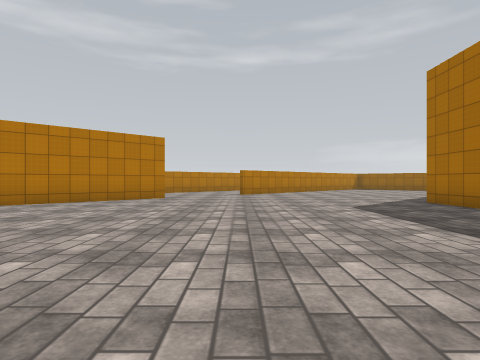
[1] (above)

24 first-person views from a walk through a scene from a Unity 3-D project. The camera is 1.2 m above the floor, looks level and sees 75° across. The floor is counted in squares, 2 m on a side. Each view is taken from the middle of a square. On the plan, view 1 faces up. The plan holds only what a view shows up to about 9 squares ahead; the rest is blank. The place goes on beyond the plan. The player character is not drawn. Some surface patterns are stand-ins.

[2]
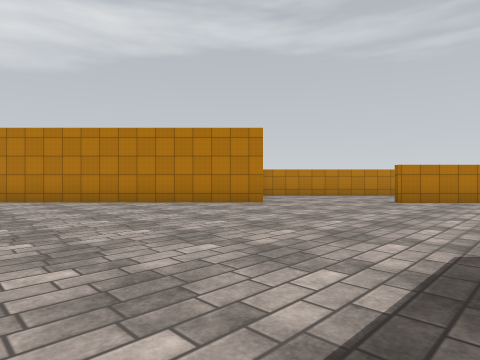

[3]
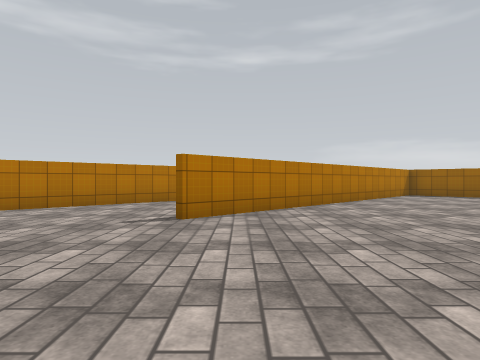

[4]
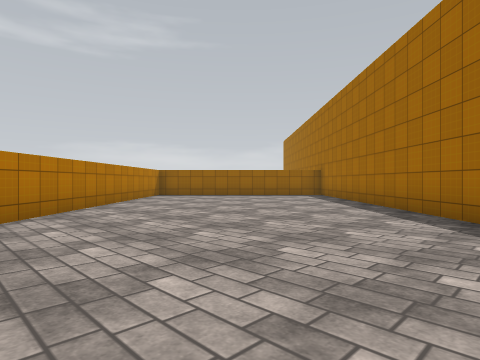

[5]
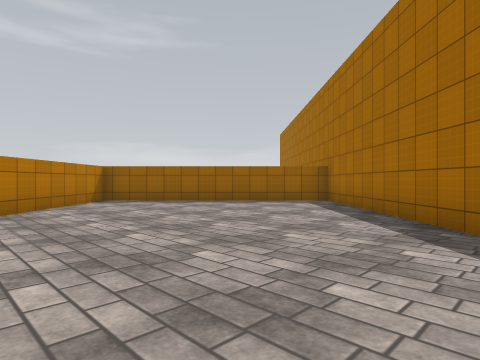

[6]
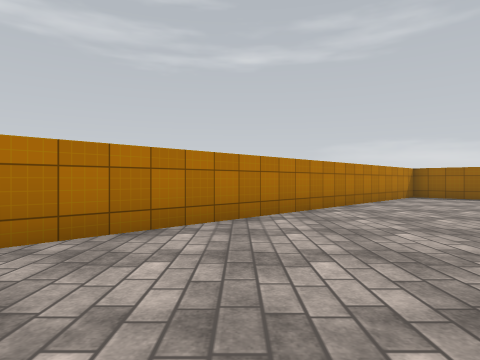

[7]
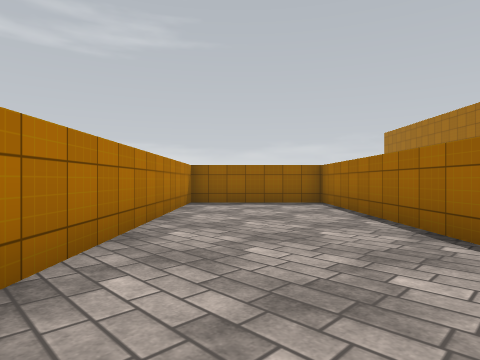

[8]
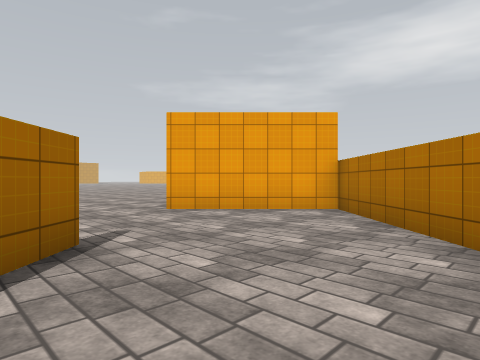

[9]
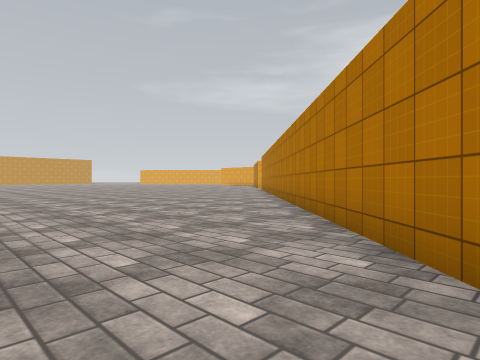

[10]
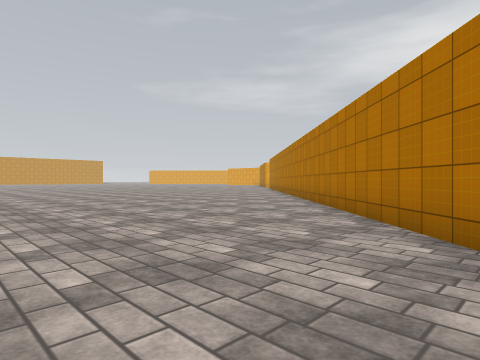

[11]
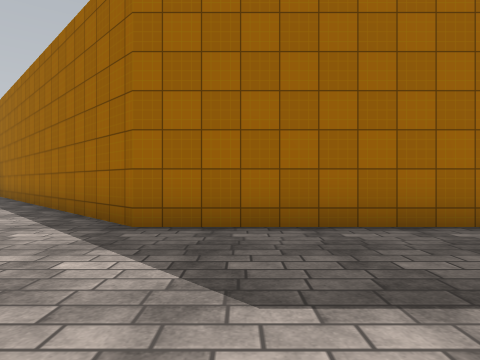

[12]
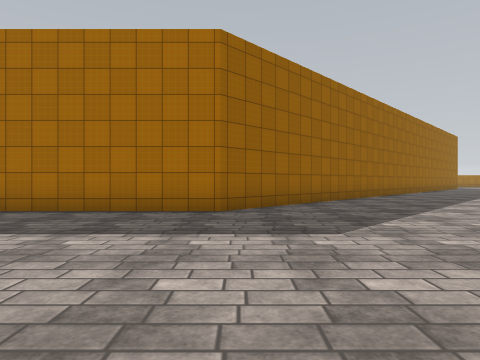

[13]
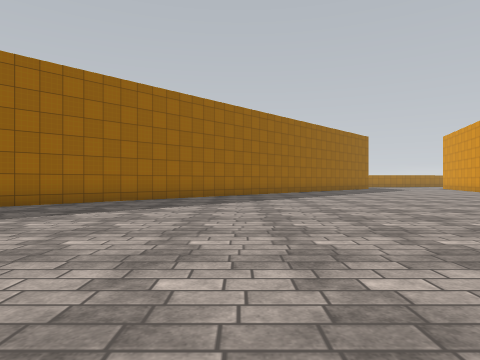

[14]
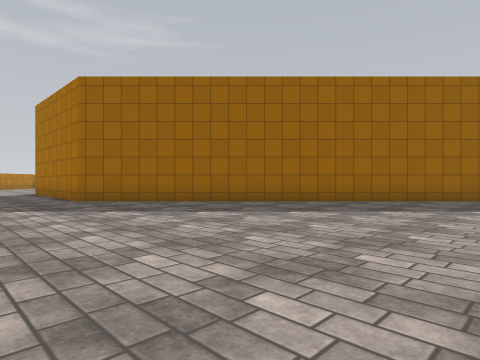

[15]
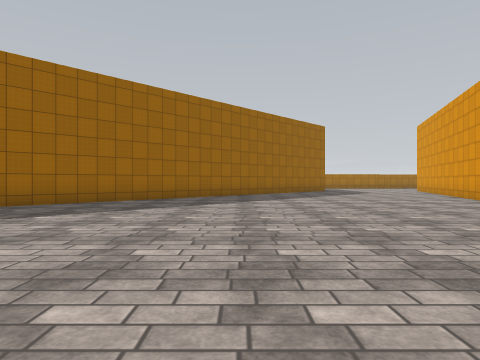

[16]
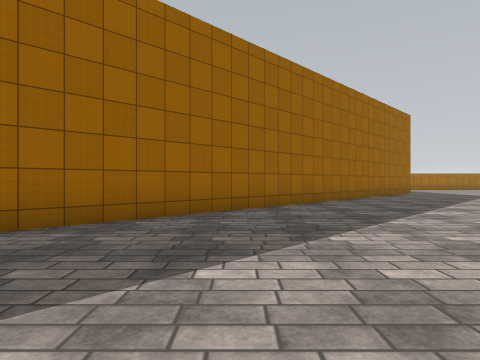

[17]
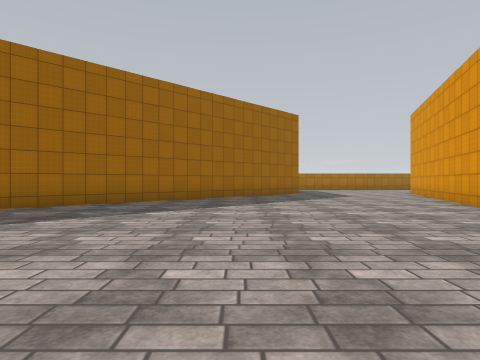

[18]
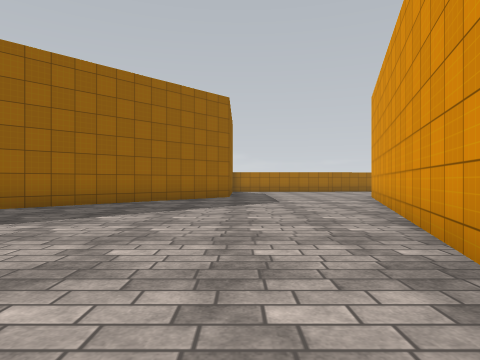

[19]
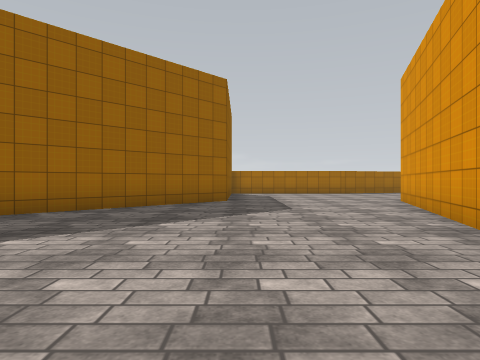

[20]
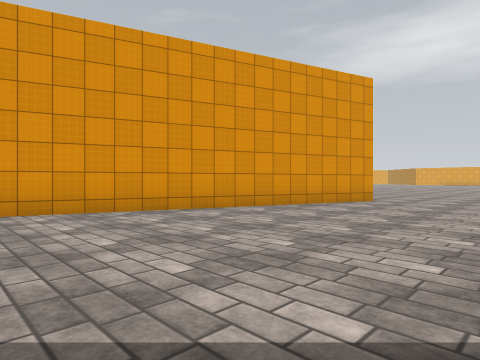

[21]
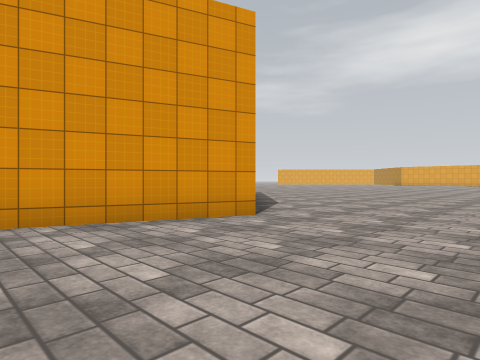

[22]
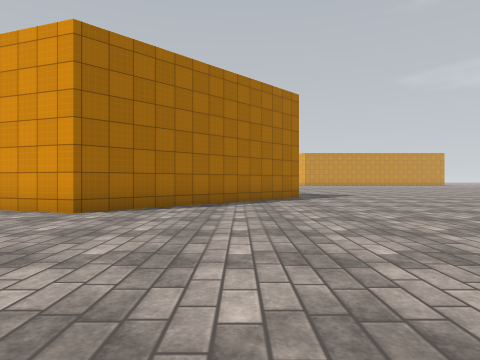

[23]
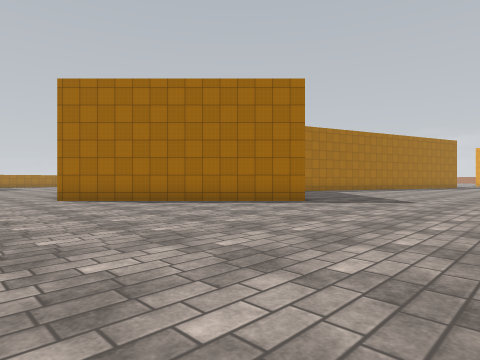

[24]
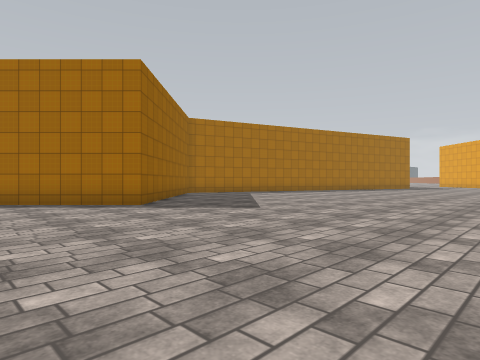

### Floor plan
Points are (right, up) in squares from view 1. A wall is a line through its corners. A room is listed if a view was taken in it or the views show most of it. See-through windows are left out.
Room 1 (views 1, 2, 3, 4, 5, 6, 7, 8, 9, 10, 11, 12, 13, 14, 15, 16, 17, 18, 19, 20, 21, 22, 23, 24)
walls: (1, -17.7) (0, -16.6) (5, -11.6) (19.5, -16.5); (0, 12.9) (0.7, 13.6); (19.4, -11) (5, 3.4) (5, 8.4) (12.2, 15.6); (3.6, 16.5) (7.5, 20.4) (5, 22.9) (-5, 12.9) (-2.5, 10.4) (-7.6, 5.3); (7.6, 20.2) (0.1, 12.7)

Where each view was taken, in squares from view 1:
view 1: 0 up, 0 right, facing up
view 2: 4 up, 3 right, facing up-left
view 3: 8 up, 1 right, facing up
view 4: 9 up, 1 right, facing up-right
view 5: 11 up, 4 right, facing up-right
view 6: 12 up, 1 left, facing up
view 7: 16 up, 0 right, facing up-right
view 8: 16 up, 1 right, facing down-left
view 9: 8 up, 3 left, facing down-left
view 10: 9 up, 1 left, facing down-left
view 11: 7 up, 1 right, facing right
view 12: 3 up, 1 left, facing right
view 13: 3 down, 1 left, facing right
view 14: 6 down, 2 right, facing up-right
view 15: 7 down, 3 right, facing right
view 16: 4 down, 6 right, facing right
view 17: 9 down, 6 right, facing right
view 18: 12 down, 9 right, facing right
view 19: 12 down, 11 right, facing right
view 20: 8 down, 14 right, facing down-left
view 21: 8 down, 9 right, facing down-left
view 22: 6 down, 2 right, facing down
view 23: 9 down, 5 left, facing down-right
view 24: 13 down, 7 left, facing down-right
